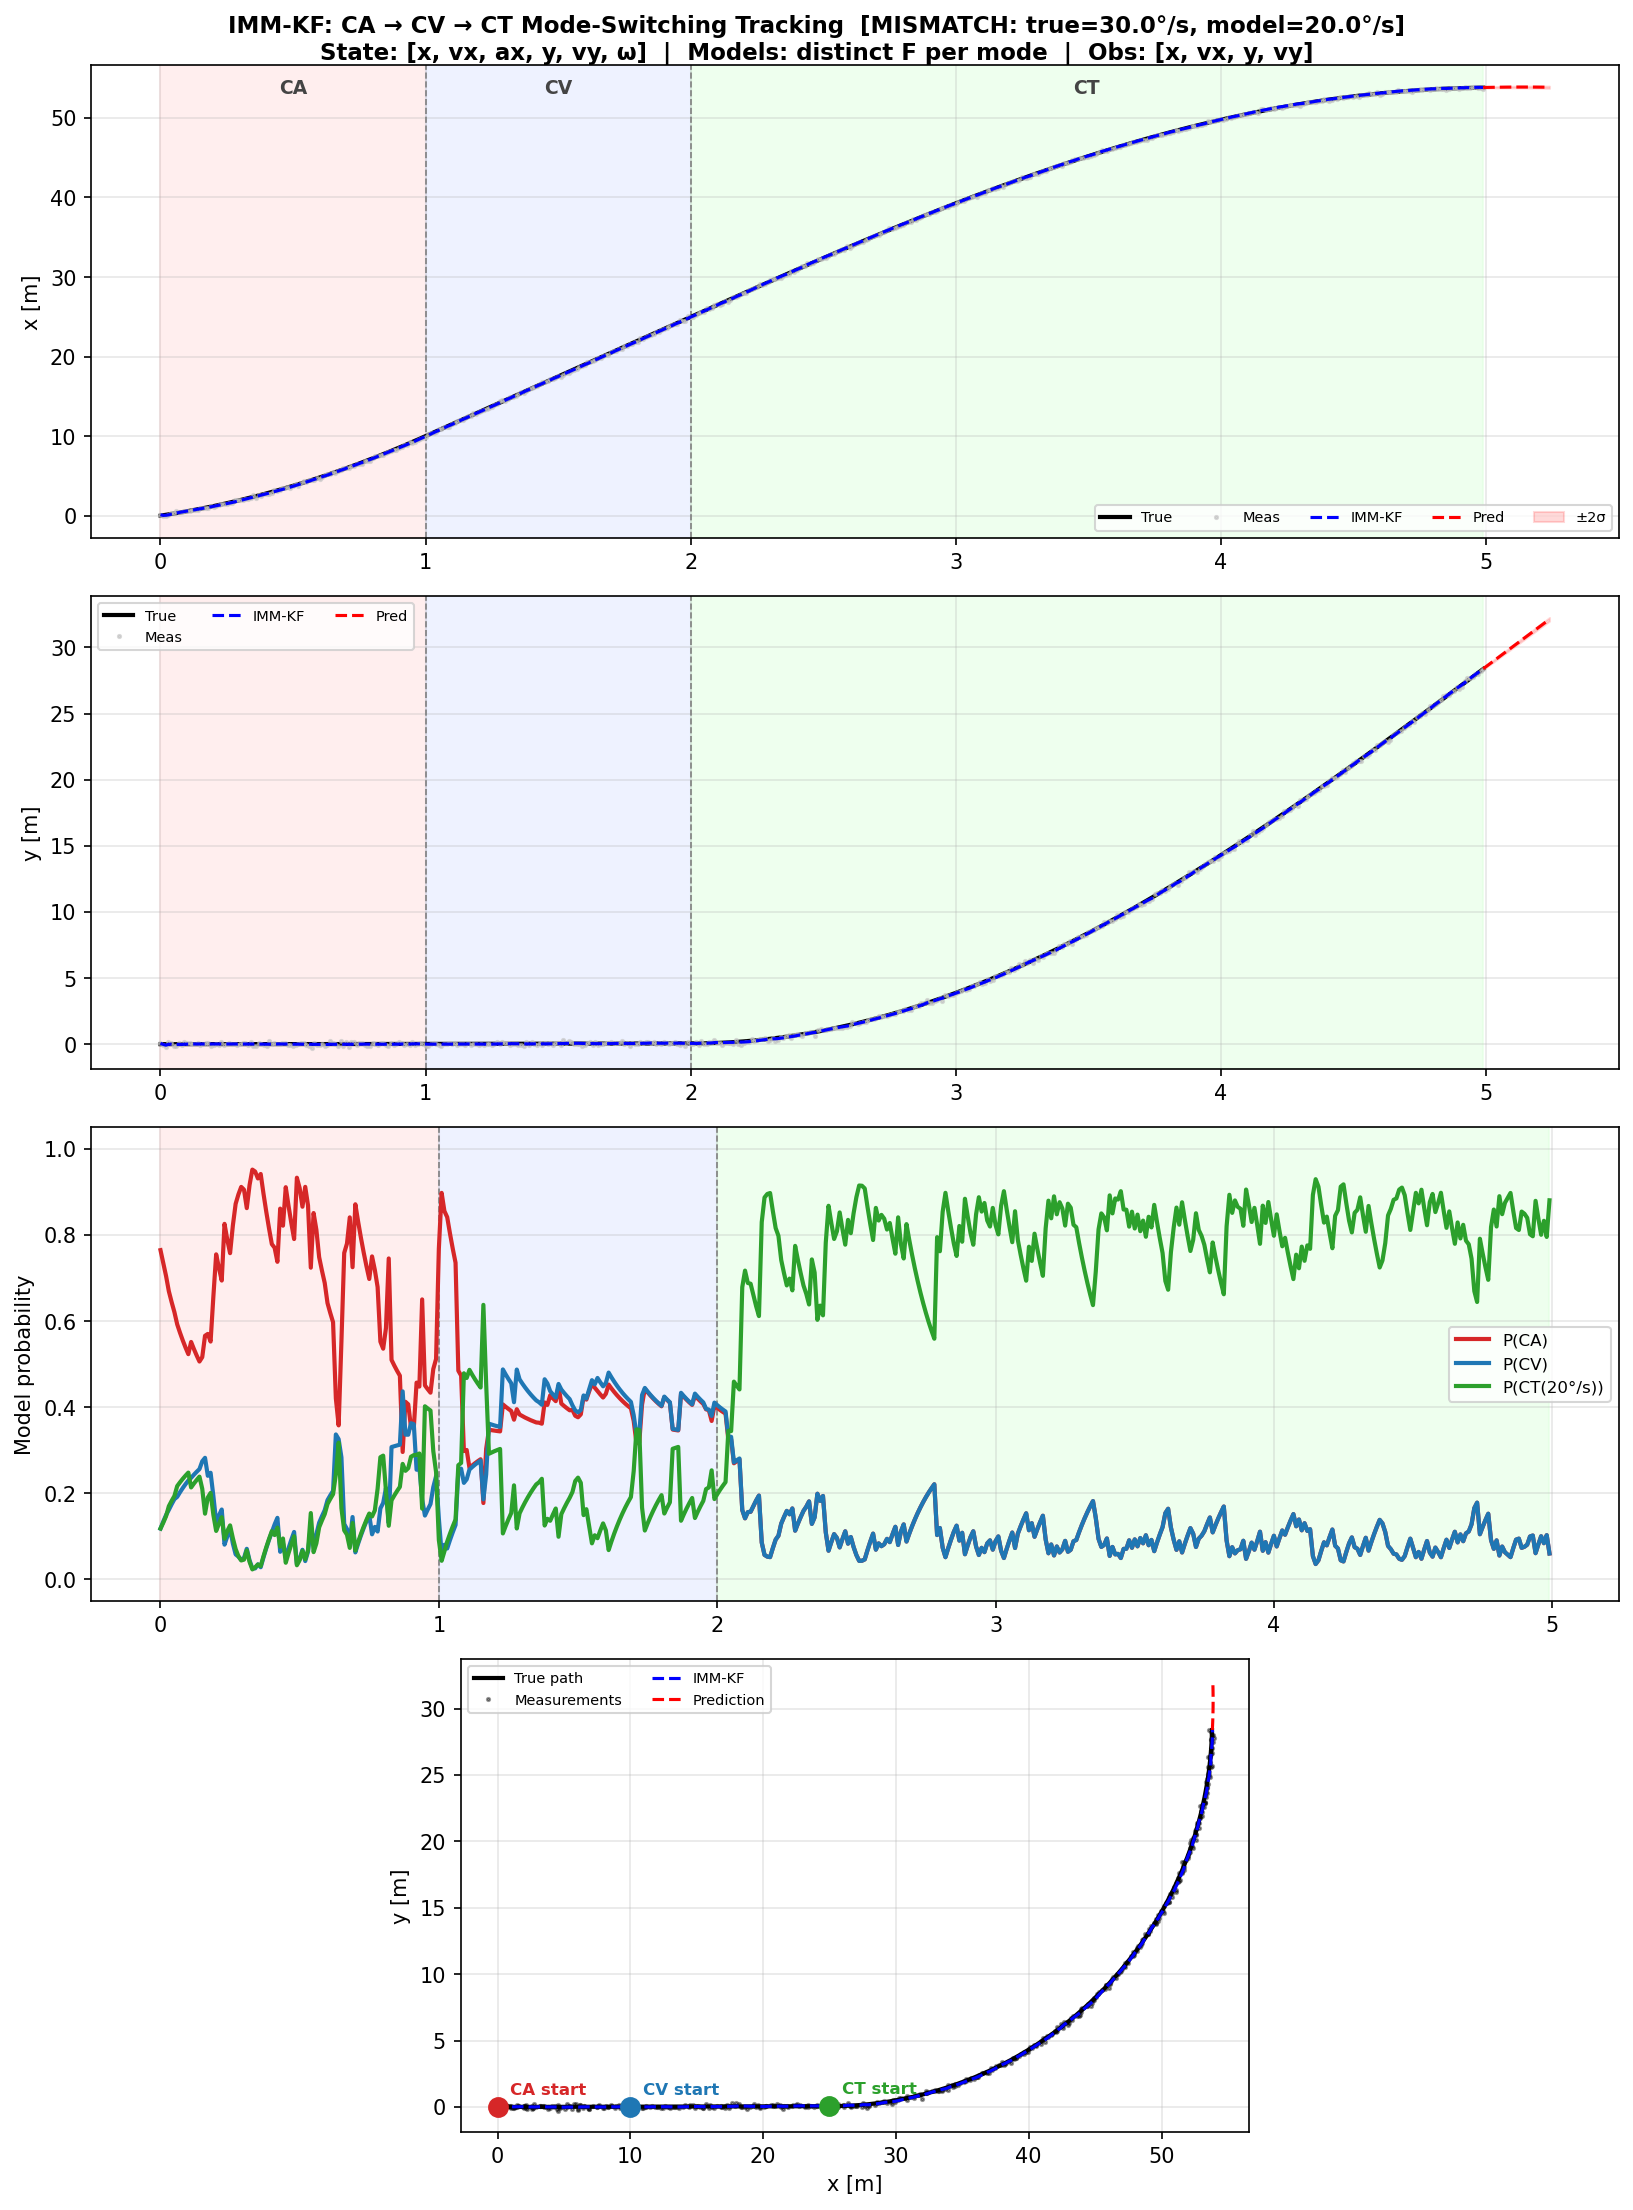

Write the Python code that produced this figure.
"""
IMM-KF: CA → CV → CT Mode-Switching Demo
=========================================
Scenario — three sequential motion phases:
  Phase 1 (0 – 1 s)   Constant Acceleration: straight line, 5 → 15 m/s
  Phase 2 (1 – 2 s)   Constant Velocity:     straight line at 15 m/s
  Phase 3 (2 – 5 s)   Constant Turn-rate:    left turn at 45 deg/s (~135°)

One IMM-KF with three models — all in the shared 6-D state
[x, vx, ax, y, vy, ω] — tracks noisy position + velocity measurements.

CV : ax and ω zeroed each step (different F from CA)
CA : ax propagated as constant state (different F from CV)
CT : exact constant-turn-rate kinematics, ax zeroed
"""

import numpy as np
import matplotlib.pyplot as plt
from imm_kf import IMMKF
from models import make_2d_cv_model, make_2d_ca_model, make_2d_ct_model


Ts     = 0.01
N      = 500           # total steps (5 s)
CA_END = 100           # last CA step  (1 s)
CV_END = 200           # last CV step  (2 s), CT begins after
OMEGA_TRUE  = np.deg2rad(30.0)   # ground-truth turn rate [rad/s]
OMEGA_MODEL = np.deg2rad(20.0)   # CT model's assumed turn rate [rad/s] — set differently to test mismatch

SIGMA_OBS_POS = 0.1    # position measurement noise [m]
SIGMA_OBS_VEL = 0.5    # velocity measurement noise [m/s]


# ---------------------------------------------------------------------------
# Ground-truth trajectory
# ---------------------------------------------------------------------------

def ground_truth() -> tuple:
    x  = np.zeros(N);  vx = np.zeros(N)
    y  = np.zeros(N);  vy = np.zeros(N)
    vx[0] = 5.0
    ax_ca = (15.0 - 5.0) / (CA_END * Ts)

    # Process noise std-devs for each phase
    sigma_jerk   = 2.0    # jerk [m/s³] — perturbs acceleration during CA
    sigma_accel  = 0.3    # spurious acceleration [m/s²] — perturbs velocity during CV
    sigma_omega  = 0.05   # turn-rate jitter [rad/s] — perturbs heading during CT

    for k in range(1, N):
        if k <= CA_END:                             # --- CA ---
            jerk = np.random.randn() * sigma_jerk
            ax   = ax_ca + jerk * Ts               # perturbed instantaneous accel
            vx[k] = vx[k-1] + Ts * ax
            vy[k] = vy[k-1] + np.random.randn() * sigma_accel * Ts
            x[k]  = x[k-1] + Ts * vx[k-1] + 0.5 * Ts**2 * ax
            y[k]  = y[k-1]  + Ts * vy[k-1]
        elif k <= CV_END:                           # --- CV ---
            dvx = np.random.randn() * sigma_accel * Ts
            dvy = np.random.randn() * sigma_accel * Ts
            vx[k] = vx[k-1] + dvx
            vy[k] = vy[k-1] + dvy
            x[k]  = x[k-1] + Ts * vx[k-1]
            y[k]  = y[k-1]  + Ts * vy[k-1]
        else:                                       # --- CT with turn-rate jitter ---
            omega_k  = OMEGA_TRUE + np.random.randn() * sigma_omega
            theta_k  = omega_k * Ts
            sk, ck   = np.sin(theta_k), np.cos(theta_k)
            x[k]  = x[k-1] + sk/omega_k * vx[k-1] - (1 - ck)/omega_k * vy[k-1]
            y[k]  = y[k-1] + (1 - ck)/omega_k * vx[k-1] + sk/omega_k * vy[k-1]
            vx[k] = ck * vx[k-1] - sk * vy[k-1]
            vy[k] = sk * vx[k-1] + ck * vy[k-1]

    return x, y, vx, vy


# ---------------------------------------------------------------------------
# IMM-KF — three models from models.py, all in 6D state [x, vx, ax, y, vy, ω]
# ---------------------------------------------------------------------------

def build_imm() -> IMMKF:
    turn_deg = np.rad2deg(OMEGA_MODEL)
    ca_model = make_2d_ca_model(Ts, sigma_j=3.0,  sigma_obs_pos=SIGMA_OBS_POS, sigma_obs_vel=SIGMA_OBS_VEL)
    cv_model = make_2d_cv_model(Ts, sigma_cv=0.5, sigma_obs_pos=SIGMA_OBS_POS, sigma_obs_vel=SIGMA_OBS_VEL)
    ct_model = make_2d_ct_model(Ts, turn_rate_deg=turn_deg, sigma_obs_pos=SIGMA_OBS_POS, sigma_obs_vel=SIGMA_OBS_VEL)

    pi = np.array([
        [0.95, 0.025, 0.025],
        [0.025, 0.95, 0.025],
        [0.025, 0.025, 0.95],
    ])
    return IMMKF([ca_model, cv_model, ct_model], pi,
                 mu0=np.array([0.8, 0.1, 0.1]))


# ---------------------------------------------------------------------------
# Demo
# ---------------------------------------------------------------------------

def run_demo():
    np.random.seed(0)
    t = np.arange(N) * Ts

    x_true, y_true, vx_true, vy_true = ground_truth()
    meas_x  = x_true  + np.random.randn(N) * SIGMA_OBS_POS
    meas_y  = y_true  + np.random.randn(N) * SIGMA_OBS_POS
    meas_vx = vx_true + np.random.randn(N) * SIGMA_OBS_VEL
    meas_vy = vy_true + np.random.randn(N) * SIGMA_OBS_VEL

    imm   = build_imm()
    # 6D initial state: [x, vx, ax=0, y, vy, ω=0]
    state = imm.init(
        x0=np.array([x_true[0], vx_true[0], 0., y_true[0], vy_true[0], 0.]),
        P0=np.diag([1., 1., 1., 1., 1., 0.01]),
    )

    est     = np.zeros((N, 6))
    mu_hist = np.zeros((N, 3))
    for k in range(N):
        # Measurement order matches H rows: [x, vx, y, vy]
        y_k        = np.array([meas_x[k], meas_vx[k], meas_y[k], meas_vy[k]])
        state      = imm.step(state, y_k)
        est[k]     = state.x_est
        mu_hist[k] = state.mu

    # 25-step prediction from the final state
    T_PRED = 25
    x_pred, P_pred, best_i = imm.predict(state, T=T_PRED)
    t_pred = t[-1] + np.arange(T_PRED + 1) * Ts

    # ------------------------------------------------------------------
    # Console summary at phase boundaries
    # ------------------------------------------------------------------
    names = [m.name for m in imm.models]
    print(f"\n{'Phase':<12}" + "".join(f"{n:>10}" for n in names))
    for step, label in [(0, 'init'), (CA_END, 'CA end'), (CV_END, 'CV end'), (N-1, 'final')]:
        print(f"{label:<12}" + "".join(f"{mu_hist[step, i]:>10.3f}" for i in range(3)))
    print(f"\nMost probable model at end: {imm.models[best_i].name}")

    # ------------------------------------------------------------------
    # Plot  (y is at state index 3 in 6D, not 2)
    # ------------------------------------------------------------------
    t_ca = CA_END * Ts
    t_cv = CV_END * Ts

    fig, axes = plt.subplots(4, 1, figsize=(11, 15))
    mismatch = "" if np.isclose(OMEGA_TRUE, OMEGA_MODEL) else \
        f"  [MISMATCH: true={np.rad2deg(OMEGA_TRUE):.1f}°/s, model={np.rad2deg(OMEGA_MODEL):.1f}°/s]"
    fig.suptitle(
        f"IMM-KF: CA → CV → CT Mode-Switching Tracking{mismatch}\n"
        "State: [x, vx, ax, y, vy, ω]  |  Models: distinct F per mode  |  Obs: [x, vx, y, vy]",
        fontsize=11, fontweight='bold',
    )

    phase_fill = [
        (0,     t_ca,   '#ffe0e0'),
        (t_ca,  t_cv,   '#e0e8ff'),
        (t_cv,  t[-1],  '#e0ffe0'),
    ]
    model_colors = ['tab:red', 'tab:blue', 'tab:green']

    def shade(ax):
        for t0, t1, col in phase_fill:
            ax.axvspan(t0, t1, color=col, alpha=0.55)
        for tv in (t_ca, t_cv):
            ax.axvline(tv, color='gray', lw=0.8, ls='--')

    def phase_labels(ax):
        for txt, xmid in [('CA', 0.5 * t_ca),
                           ('CV', 0.5 * (t_ca + t_cv)),
                           ('CT', 0.5 * (t_cv + t[-1]))]:
            ax.text(xmid, 0.97, txt, transform=ax.get_xaxis_transform(),
                    ha='center', va='top', fontsize=9, fontweight='bold', color='#444')

    # -- (0) x position --
    ax = axes[0]
    shade(ax);  phase_labels(ax)
    ax.plot(t, x_true,    'k-',  lw=2,   label='True')
    ax.plot(t, meas_x,    '.', color='silver', ms=3, alpha=0.6, label='Meas')
    ax.plot(t, est[:, 0], 'b--', lw=1.5, label='IMM-KF')
    ax.plot(t_pred, x_pred[:, 0], 'r--', lw=1.5, label='Pred')
    ax.fill_between(t_pred,
                    x_pred[:, 0] - 2*np.sqrt(P_pred[:, 0, 0]),
                    x_pred[:, 0] + 2*np.sqrt(P_pred[:, 0, 0]),
                    color='red', alpha=0.15, label='±2σ')
    ax.set_ylabel('x [m]');  ax.legend(fontsize=7, ncol=5);  ax.grid(True, alpha=0.3)

    # -- (1) y position  (index 3 in 6D state) --
    ax = axes[1]
    shade(ax)
    ax.plot(t, y_true,    'k-',  lw=2,   label='True')
    ax.plot(t, meas_y,    '.', color='silver', ms=3, alpha=0.6, label='Meas')
    ax.plot(t, est[:, 3], 'b--', lw=1.5, label='IMM-KF')
    ax.plot(t_pred, x_pred[:, 3], 'r--', lw=1.5, label='Pred')
    ax.fill_between(t_pred,
                    x_pred[:, 3] - 2*np.sqrt(P_pred[:, 3, 3]),
                    x_pred[:, 3] + 2*np.sqrt(P_pred[:, 3, 3]),
                    color='red', alpha=0.15)
    ax.set_ylabel('y [m]');  ax.legend(fontsize=7, ncol=3);  ax.grid(True, alpha=0.3)

    # -- (2) model probabilities --
    ax = axes[2]
    shade(ax)
    for i, (m, c) in enumerate(zip(imm.models, model_colors)):
        ax.plot(t, mu_hist[:, i], lw=2, color=c, label=f'P({m.name})')
    ax.set_ylabel('Model probability');  ax.set_ylim([-0.05, 1.05])
    ax.legend(fontsize=8);  ax.grid(True, alpha=0.3)

    # -- (3) bird's-eye trajectory --
    ax = axes[3]
    ax.plot(x_true, y_true,       'k-',  lw=2,   label='True path')
    ax.plot(meas_x, meas_y,       '.', color='black', ms=3, alpha=0.4, label='Measurements')
    ax.plot(est[:, 0], est[:, 3], 'b--', lw=1.5, label='IMM-KF')
    ax.plot(x_pred[:, 0], x_pred[:, 3], 'r--', lw=1.5, label='Prediction')
    for step, label, col in [(0,      'CA start', 'tab:red'),
                               (CA_END, 'CV start', 'tab:blue'),
                               (CV_END, 'CT start', 'tab:green')]:
        ax.plot(x_true[step], y_true[step], 'o', color=col, ms=9, zorder=5)
        ax.annotate(label, (x_true[step], y_true[step]),
                    xytext=(6, 6), textcoords='offset points',
                    fontsize=8, color=col, fontweight='bold')
    ax.set_xlabel('x [m]');  ax.set_ylabel('y [m]')
    ax.legend(fontsize=7, ncol=2);  ax.grid(True, alpha=0.3)
    ax.set_aspect('equal')

    plt.tight_layout()
    out = 'imm_kf_ca_cv_ct.png'
    plt.savefig(out, dpi=150, bbox_inches='tight')
    plt.close()
    print(f"\nPlot saved to {out}")


if __name__ == "__main__":
    run_demo()
